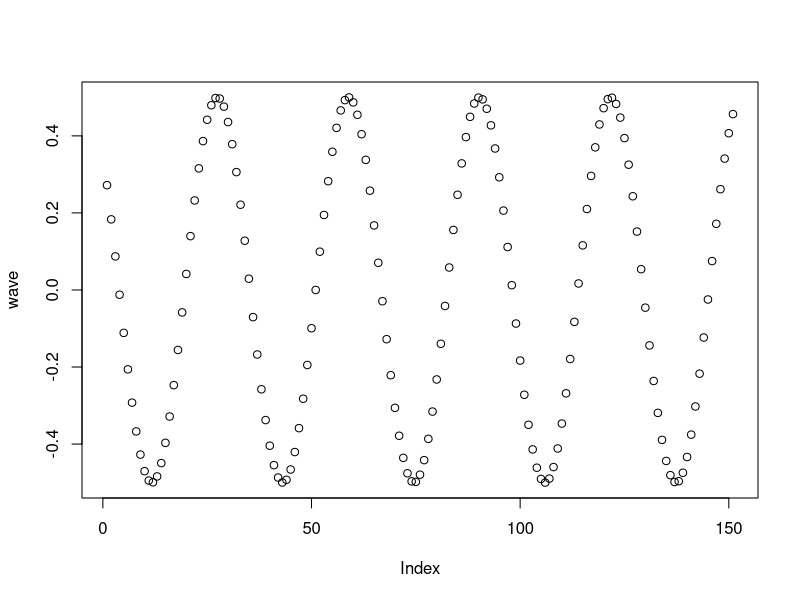

Generate this figure with R:
# Exercise 1: creating and operating on vectors

# Create a vector `names` that contains your name and the names of 2 people 
# next to you. Print the vector.
names <- c("nick", "brandon", "anand")
print(names)

# Use the colon operator : to create a vector `n` of numbers from 10:49
n <- 10:49

# Use the `length()` function to get the number of elements in `n`
length(n)

# Add 1 to each element in `n` and print the result
print(n + 1)

# Create a vector `m` that contains the numbers 10 to 1 (in that order). 
# Hint: use the `seq()` function
m <- seq(10, 1)

# Subtract `m` FROM `n`. Note the recycling!
difference <- n - m
print(difference)

# Use the `seq()` function to produce a range of numbers from -5 to 10 in `0.1`
# increments. Store it in a variable `x_range`
x_range <- seq(-5, 10, 0.1)

# Create a vector `sin_wave` by calling the `sin()` function on each element 
# in `x_range`.
sin_wave <- sin(x_range)

# Create a vector `cos_wave` by calling the `cos()` function on each element 
# in `x_range`.
cos_wave <- cos(x_range)

# Create a vector `wave` by multiplying `sin_wave` and `cos_wave` together, then
# adding `sin_wave` to the product
wave <- sin_wave * cos_wave

# Use the `plot()` function to plot your `wave`!
plot(wave)
